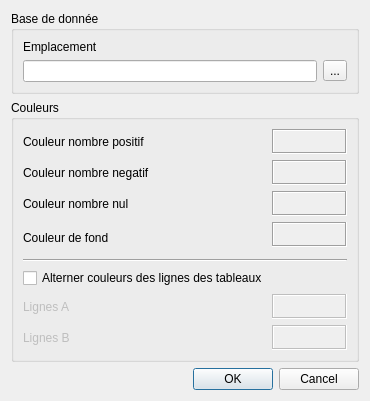
<?xml version="1.0" encoding="UTF-8"?>
<ui version="4.0">
 <class>PreferencesWindow</class>
 <widget class="QDialog" name="PreferencesWindow">
  <property name="geometry">
   <rect>
    <x>0</x>
    <y>0</y>
    <width>370</width>
    <height>370</height>
   </rect>
  </property>
  <property name="windowTitle">
   <string>Dialog</string>
  </property>
  <layout class="QGridLayout" name="gridLayout_2">
   <item row="0" column="0">
    <widget class="QGroupBox" name="groupBox">
     <property name="title">
      <string>Base de donnée</string>
     </property>
     <layout class="QGridLayout" name="gridLayout">
      <item row="0" column="0" colspan="2">
       <widget class="QLabel" name="label">
        <property name="text">
         <string>Emplacement</string>
        </property>
       </widget>
      </item>
      <item row="1" column="1">
       <widget class="QToolButton" name="btn_Load">
        <property name="text">
         <string>...</string>
        </property>
       </widget>
      </item>
      <item row="1" column="0">
       <widget class="QLineEdit" name="ln_Path"/>
      </item>
     </layout>
    </widget>
   </item>
   <item row="1" column="0">
    <widget class="QGroupBox" name="groupBox_2">
     <property name="title">
      <string>Couleurs</string>
     </property>
     <layout class="QGridLayout" name="gridLayout_3">
      <item row="9" column="0">
       <widget class="QLabel" name="label_9">
        <property name="enabled">
         <bool>false</bool>
        </property>
        <property name="text">
         <string>Lignes A</string>
        </property>
       </widget>
      </item>
      <item row="4" column="0" rowspan="2">
       <widget class="QLabel" name="label_8">
        <property name="text">
         <string>Couleur de fond</string>
        </property>
       </widget>
      </item>
      <item row="2" column="0">
       <widget class="QLabel" name="label_6">
        <property name="text">
         <string>Couleur nombre nul</string>
        </property>
       </widget>
      </item>
      <item row="0" column="0">
       <widget class="QLabel" name="label_2">
        <property name="text">
         <string>Couleur nombre positif</string>
        </property>
       </widget>
      </item>
      <item row="11" column="1">
       <widget class="ClickableLabel" name="clr_RowB">
        <property name="enabled">
         <bool>false</bool>
        </property>
        <property name="sizePolicy">
         <sizepolicy hsizetype="Fixed" vsizetype="Fixed">
          <horstretch>0</horstretch>
          <verstretch>0</verstretch>
         </sizepolicy>
        </property>
        <property name="minimumSize">
         <size>
          <width>25</width>
          <height>25</height>
         </size>
        </property>
        <property name="maximumSize">
         <size>
          <width>75</width>
          <height>25</height>
         </size>
        </property>
        <property name="autoFillBackground">
         <bool>true</bool>
        </property>
        <property name="frameShape">
         <enum>QFrame::Box</enum>
        </property>
        <property name="frameShadow">
         <enum>QFrame::Sunken</enum>
        </property>
        <property name="text">
         <string/>
        </property>
       </widget>
      </item>
      <item row="2" column="1">
       <widget class="ClickableLabel" name="clr_zer">
        <property name="sizePolicy">
         <sizepolicy hsizetype="Fixed" vsizetype="Fixed">
          <horstretch>0</horstretch>
          <verstretch>0</verstretch>
         </sizepolicy>
        </property>
        <property name="minimumSize">
         <size>
          <width>25</width>
          <height>25</height>
         </size>
        </property>
        <property name="maximumSize">
         <size>
          <width>75</width>
          <height>25</height>
         </size>
        </property>
        <property name="autoFillBackground">
         <bool>true</bool>
        </property>
        <property name="frameShape">
         <enum>QFrame::Box</enum>
        </property>
        <property name="frameShadow">
         <enum>QFrame::Sunken</enum>
        </property>
        <property name="text">
         <string/>
        </property>
       </widget>
      </item>
      <item row="1" column="0">
       <widget class="QLabel" name="label_7">
        <property name="text">
         <string>Couleur nombre negatif</string>
        </property>
       </widget>
      </item>
      <item row="9" column="1">
       <widget class="ClickableLabel" name="clr_RowA">
        <property name="enabled">
         <bool>false</bool>
        </property>
        <property name="sizePolicy">
         <sizepolicy hsizetype="Fixed" vsizetype="Fixed">
          <horstretch>0</horstretch>
          <verstretch>0</verstretch>
         </sizepolicy>
        </property>
        <property name="minimumSize">
         <size>
          <width>25</width>
          <height>25</height>
         </size>
        </property>
        <property name="maximumSize">
         <size>
          <width>75</width>
          <height>25</height>
         </size>
        </property>
        <property name="autoFillBackground">
         <bool>true</bool>
        </property>
        <property name="frameShape">
         <enum>QFrame::Box</enum>
        </property>
        <property name="frameShadow">
         <enum>QFrame::Sunken</enum>
        </property>
        <property name="text">
         <string/>
        </property>
       </widget>
      </item>
      <item row="8" column="0" colspan="2">
       <widget class="QCheckBox" name="chk_RowAlternate">
        <property name="text">
         <string>Alterner couleurs des lignes des tableaux</string>
        </property>
       </widget>
      </item>
      <item row="1" column="1">
       <widget class="ClickableLabel" name="clr_neg">
        <property name="sizePolicy">
         <sizepolicy hsizetype="Fixed" vsizetype="Fixed">
          <horstretch>0</horstretch>
          <verstretch>0</verstretch>
         </sizepolicy>
        </property>
        <property name="minimumSize">
         <size>
          <width>25</width>
          <height>25</height>
         </size>
        </property>
        <property name="maximumSize">
         <size>
          <width>75</width>
          <height>25</height>
         </size>
        </property>
        <property name="autoFillBackground">
         <bool>true</bool>
        </property>
        <property name="frameShape">
         <enum>QFrame::Box</enum>
        </property>
        <property name="frameShadow">
         <enum>QFrame::Sunken</enum>
        </property>
        <property name="text">
         <string/>
        </property>
       </widget>
      </item>
      <item row="6" column="0" colspan="2">
       <widget class="Line" name="line">
        <property name="orientation">
         <enum>Qt::Horizontal</enum>
        </property>
       </widget>
      </item>
      <item row="4" column="1">
       <widget class="ClickableLabel" name="clr_background">
        <property name="sizePolicy">
         <sizepolicy hsizetype="Fixed" vsizetype="Fixed">
          <horstretch>0</horstretch>
          <verstretch>0</verstretch>
         </sizepolicy>
        </property>
        <property name="minimumSize">
         <size>
          <width>25</width>
          <height>25</height>
         </size>
        </property>
        <property name="maximumSize">
         <size>
          <width>75</width>
          <height>25</height>
         </size>
        </property>
        <property name="autoFillBackground">
         <bool>true</bool>
        </property>
        <property name="frameShape">
         <enum>QFrame::Box</enum>
        </property>
        <property name="frameShadow">
         <enum>QFrame::Sunken</enum>
        </property>
        <property name="text">
         <string/>
        </property>
       </widget>
      </item>
      <item row="0" column="1">
       <widget class="ClickableLabel" name="clr_pos">
        <property name="sizePolicy">
         <sizepolicy hsizetype="Fixed" vsizetype="Fixed">
          <horstretch>0</horstretch>
          <verstretch>0</verstretch>
         </sizepolicy>
        </property>
        <property name="minimumSize">
         <size>
          <width>25</width>
          <height>25</height>
         </size>
        </property>
        <property name="maximumSize">
         <size>
          <width>75</width>
          <height>25</height>
         </size>
        </property>
        <property name="autoFillBackground">
         <bool>true</bool>
        </property>
        <property name="frameShape">
         <enum>QFrame::Box</enum>
        </property>
        <property name="frameShadow">
         <enum>QFrame::Sunken</enum>
        </property>
        <property name="text">
         <string/>
        </property>
       </widget>
      </item>
      <item row="11" column="0">
       <widget class="QLabel" name="label_10">
        <property name="enabled">
         <bool>false</bool>
        </property>
        <property name="text">
         <string>Lignes B</string>
        </property>
       </widget>
      </item>
     </layout>
    </widget>
   </item>
   <item row="2" column="0">
    <widget class="QDialogButtonBox" name="buttonBox">
     <property name="orientation">
      <enum>Qt::Horizontal</enum>
     </property>
     <property name="standardButtons">
      <set>QDialogButtonBox::Cancel|QDialogButtonBox::Ok</set>
     </property>
    </widget>
   </item>
  </layout>
 </widget>
 <customwidgets>
  <customwidget>
   <class>ClickableLabel</class>
   <extends>QLabel</extends>
   <header>widgets/ClickableLabel.h</header>
  </customwidget>
 </customwidgets>
 <resources/>
 <connections>
  <connection>
   <sender>buttonBox</sender>
   <signal>accepted()</signal>
   <receiver>PreferencesWindow</receiver>
   <slot>accept()</slot>
   <hints>
    <hint type="sourcelabel">
     <x>227</x>
     <y>352</y>
    </hint>
    <hint type="destinationlabel">
     <x>157</x>
     <y>274</y>
    </hint>
   </hints>
  </connection>
  <connection>
   <sender>buttonBox</sender>
   <signal>rejected()</signal>
   <receiver>PreferencesWindow</receiver>
   <slot>reject()</slot>
   <hints>
    <hint type="sourcelabel">
     <x>295</x>
     <y>358</y>
    </hint>
    <hint type="destinationlabel">
     <x>286</x>
     <y>274</y>
    </hint>
   </hints>
  </connection>
  <connection>
   <sender>chk_RowAlternate</sender>
   <signal>toggled(bool)</signal>
   <receiver>clr_RowB</receiver>
   <slot>setVisible(bool)</slot>
   <hints>
    <hint type="sourcelabel">
     <x>150</x>
     <y>252</y>
    </hint>
    <hint type="destinationlabel">
     <x>310</x>
     <y>317</y>
    </hint>
   </hints>
  </connection>
  <connection>
   <sender>chk_RowAlternate</sender>
   <signal>toggled(bool)</signal>
   <receiver>label_10</receiver>
   <slot>setVisible(bool)</slot>
   <hints>
    <hint type="sourcelabel">
     <x>51</x>
     <y>256</y>
    </hint>
    <hint type="destinationlabel">
     <x>49</x>
     <y>312</y>
    </hint>
   </hints>
  </connection>
  <connection>
   <sender>chk_RowAlternate</sender>
   <signal>toggled(bool)</signal>
   <receiver>label_10</receiver>
   <slot>setEnabled(bool)</slot>
   <hints>
    <hint type="sourcelabel">
     <x>65</x>
     <y>253</y>
    </hint>
    <hint type="destinationlabel">
     <x>67</x>
     <y>308</y>
    </hint>
   </hints>
  </connection>
  <connection>
   <sender>chk_RowAlternate</sender>
   <signal>toggled(bool)</signal>
   <receiver>clr_RowB</receiver>
   <slot>setEnabled(bool)</slot>
   <hints>
    <hint type="sourcelabel">
     <x>114</x>
     <y>255</y>
    </hint>
    <hint type="destinationlabel">
     <x>288</x>
     <y>305</y>
    </hint>
   </hints>
  </connection>
  <connection>
   <sender>chk_RowAlternate</sender>
   <signal>toggled(bool)</signal>
   <receiver>label_9</receiver>
   <slot>setEnabled(bool)</slot>
   <hints>
    <hint type="sourcelabel">
     <x>96</x>
     <y>256</y>
    </hint>
    <hint type="destinationlabel">
     <x>98</x>
     <y>280</y>
    </hint>
   </hints>
  </connection>
  <connection>
   <sender>chk_RowAlternate</sender>
   <signal>toggled(bool)</signal>
   <receiver>clr_RowA</receiver>
   <slot>setEnabled(bool)</slot>
   <hints>
    <hint type="sourcelabel">
     <x>329</x>
     <y>253</y>
    </hint>
    <hint type="destinationlabel">
     <x>333</x>
     <y>273</y>
    </hint>
   </hints>
  </connection>
  <connection>
   <sender>btn_Load</sender>
   <signal>clicked()</signal>
   <receiver>PreferencesWindow</receiver>
   <slot>browseForDatabase()</slot>
   <hints>
    <hint type="sourcelabel">
     <x>343</x>
     <y>59</y>
    </hint>
    <hint type="destinationlabel">
     <x>364</x>
     <y>102</y>
    </hint>
   </hints>
  </connection>
 </connections>
 <slots>
  <slot>browseForDatabase()</slot>
  <slot>colorLabelClicked()</slot>
 </slots>
</ui>
